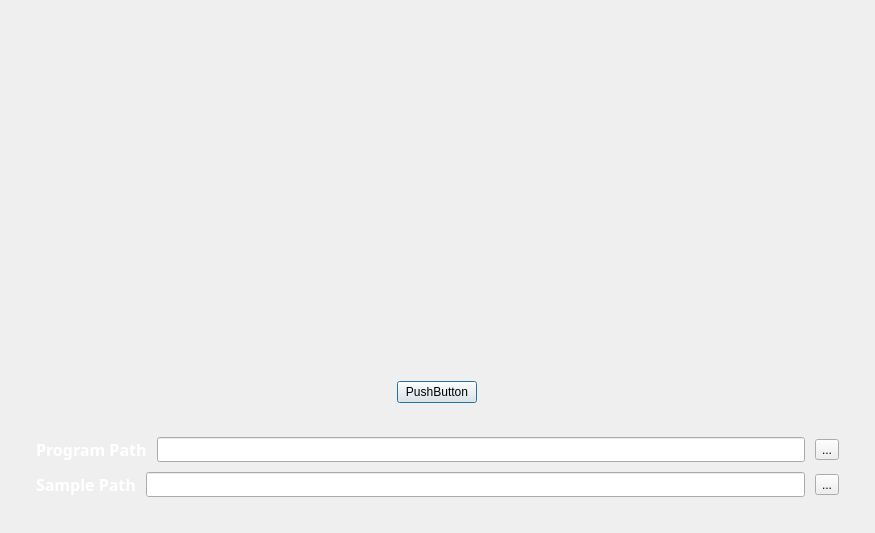
<?xml version="1.0" encoding="UTF-8"?>
<ui version="4.0">
 <class>Dialog</class>
 <widget class="QDialog" name="Dialog">
  <property name="geometry">
   <rect>
    <x>0</x>
    <y>0</y>
    <width>875</width>
    <height>533</height>
   </rect>
  </property>
  <property name="windowTitle">
   <string>Dialog</string>
  </property>
  <property name="styleSheet">
   <string notr="true">background-image: url(:/img/img/main-background.png);</string>
  </property>
  <layout class="QVBoxLayout" name="verticalLayout">
   <item>
    <layout class="QVBoxLayout" name="verticalLayout_2" stretch="0">
     <property name="spacing">
      <number>10</number>
     </property>
     <property name="margin">
      <number>20</number>
     </property>
     <item>
      <layout class="QVBoxLayout" name="verticalLayout_3">
       <item>
        <layout class="QVBoxLayout" name="verticalLayout_4">
         <item>
          <widget class="QLabel" name="main_img">
           <property name="text">
            <string/>
           </property>
           <property name="pixmap">
            <pixmap resource="myres.qrc">:/img/img/main_img.png</pixmap>
           </property>
           <property name="alignment">
            <set>Qt::AlignCenter</set>
           </property>
          </widget>
         </item>
         <item>
          <spacer name="verticalSpacer_2">
           <property name="orientation">
            <enum>Qt::Vertical</enum>
           </property>
           <property name="sizeHint" stdset="0">
            <size>
             <width>20</width>
             <height>40</height>
            </size>
           </property>
          </spacer>
         </item>
         <item alignment="Qt::AlignHCenter|Qt::AlignVCenter">
          <widget class="QPushButton" name="btn_main_3">
           <property name="text">
            <string>PushButton</string>
           </property>
          </widget>
         </item>
         <item>
          <spacer name="verticalSpacer">
           <property name="orientation">
            <enum>Qt::Vertical</enum>
           </property>
           <property name="sizeType">
            <enum>QSizePolicy::Maximum</enum>
           </property>
           <property name="sizeHint" stdset="0">
            <size>
             <width>17</width>
             <height>19</height>
            </size>
           </property>
          </spacer>
         </item>
        </layout>
       </item>
       <item>
        <layout class="QHBoxLayout" name="horizontalLayout_3">
         <property name="margin">
          <number>5</number>
         </property>
         <item>
          <layout class="QVBoxLayout" name="verticalLayout_5">
           <item>
            <layout class="QHBoxLayout" name="horizontalLayout">
             <item>
              <widget class="QLabel" name="label_program_path">
               <property name="font">
                <font>
                 <family>Samsung Sans</family>
                 <pointsize>12</pointsize>
                </font>
               </property>
               <property name="text">
                <string>&lt;html&gt;&lt;head/&gt;&lt;body&gt;&lt;p&gt;&lt;span style=&quot; font-weight:600; color:#ffffff;&quot;&gt;Program Path&lt;/span&gt;&lt;/p&gt;&lt;/body&gt;&lt;/html&gt;</string>
               </property>
               <property name="margin">
                <number>0</number>
               </property>
              </widget>
             </item>
             <item>
              <widget class="QLineEdit" name="edit_main_1">
               <property name="font">
                <font>
                 <family>Samsung Sans</family>
                </font>
               </property>
              </widget>
             </item>
             <item>
              <widget class="QToolButton" name="btn_main_1">
               <property name="text">
                <string>...</string>
               </property>
              </widget>
             </item>
            </layout>
           </item>
           <item>
            <layout class="QHBoxLayout" name="horizontalLayout_2">
             <item>
              <widget class="QLabel" name="label_sample_path">
               <property name="font">
                <font>
                 <family>Samsung Sans</family>
                 <pointsize>12</pointsize>
                </font>
               </property>
               <property name="text">
                <string>&lt;html&gt;&lt;head/&gt;&lt;body&gt;&lt;p&gt;&lt;span style=&quot; font-weight:600; color:#ffffff;&quot;&gt;Sample Path&lt;/span&gt;&lt;/p&gt;&lt;/body&gt;&lt;/html&gt;</string>
               </property>
               <property name="margin">
                <number>5</number>
               </property>
              </widget>
             </item>
             <item>
              <widget class="QLineEdit" name="edit_main_2">
               <property name="font">
                <font>
                 <family>Samsung Sans</family>
                </font>
               </property>
               <property name="mouseTracking">
                <bool>false</bool>
               </property>
              </widget>
             </item>
             <item>
              <widget class="QToolButton" name="btn_main_2">
               <property name="text">
                <string>...</string>
               </property>
              </widget>
             </item>
            </layout>
           </item>
          </layout>
         </item>
        </layout>
       </item>
      </layout>
     </item>
    </layout>
   </item>
  </layout>
 </widget>
 <resources>
  <include location="myres.qrc"/>
 </resources>
 <connections/>
</ui>
